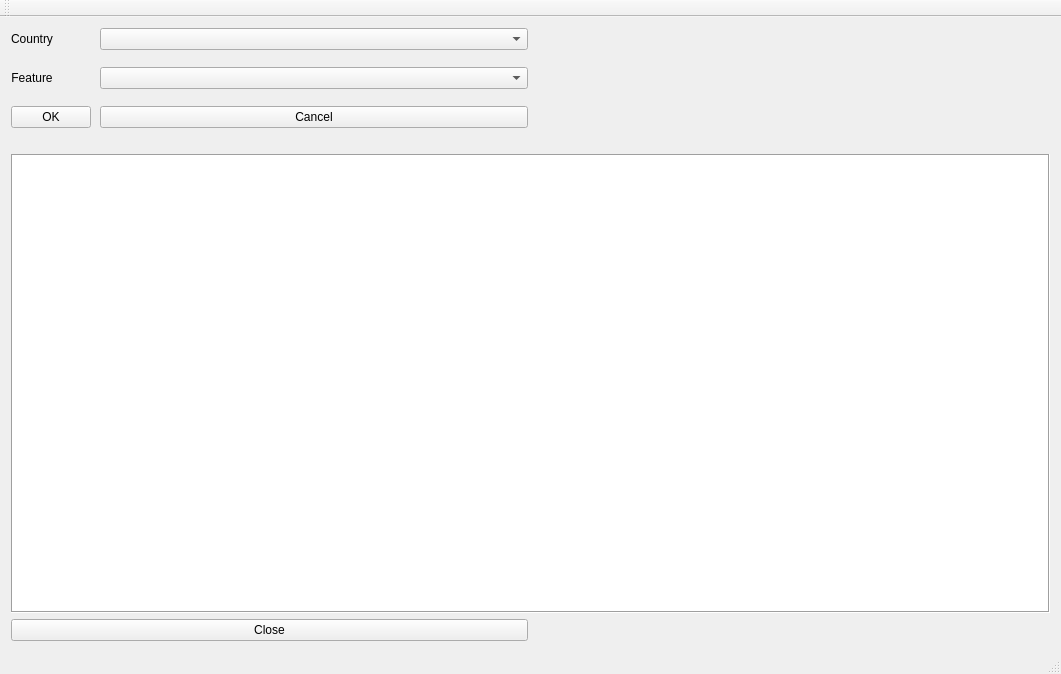
<?xml version="1.0" encoding="UTF-8"?>
<ui version="4.0">
 <class>MainWindow</class>
 <widget class="QMainWindow" name="MainWindow">
  <property name="geometry">
   <rect>
    <x>0</x>
    <y>0</y>
    <width>1061</width>
    <height>674</height>
   </rect>
  </property>
  <property name="windowTitle">
   <string>Wikipedia</string>
  </property>
  <property name="styleSheet">
   <string notr="true"/>
  </property>
  <widget class="QWidget" name="centralWidget">
   <layout class="QGridLayout" name="gridLayout">
    <item row="1" column="0">
     <widget class="QLabel" name="ausgabe_label">
      <property name="text">
       <string/>
      </property>
     </widget>
    </item>
    <item row="1" column="1">
     <widget class="QLabel" name="label_2">
      <property name="text">
       <string/>
      </property>
     </widget>
    </item>
    <item row="2" column="0" colspan="2">
     <widget class="QTextBrowser" name="textBrowser">
      <property name="font">
       <font>
        <pointsize>36</pointsize>
        <weight>75</weight>
        <italic>false</italic>
        <bold>true</bold>
       </font>
      </property>
      <property name="styleSheet">
       <string notr="true"/>
      </property>
      <property name="frameShape">
       <enum>QFrame::Box</enum>
      </property>
      <property name="html">
       <string>&lt;!DOCTYPE HTML PUBLIC &quot;-//W3C//DTD HTML 4.0//EN&quot; &quot;http://www.w3.org/TR/REC-html40/strict.dtd&quot;&gt;
&lt;html&gt;&lt;head&gt;&lt;meta name=&quot;qrichtext&quot; content=&quot;1&quot; /&gt;&lt;style type=&quot;text/css&quot;&gt;
p, li { white-space: pre-wrap; }
&lt;/style&gt;&lt;/head&gt;&lt;body style=&quot; font-family:'MS Shell Dlg 2'; font-size:36pt; font-weight:600; font-style:normal;&quot;&gt;
&lt;p style=&quot;-qt-paragraph-type:empty; margin-top:0px; margin-bottom:0px; margin-left:0px; margin-right:0px; -qt-block-indent:0; text-indent:0px; font-size:7.8pt; font-weight:400;&quot;&gt;&lt;br /&gt;&lt;/p&gt;&lt;/body&gt;&lt;/html&gt;</string>
      </property>
     </widget>
    </item>
    <item row="0" column="0">
     <layout class="QFormLayout" name="formLayout">
      <property name="horizontalSpacing">
       <number>9</number>
      </property>
      <property name="verticalSpacing">
       <number>17</number>
      </property>
      <item row="0" column="0">
       <widget class="QLabel" name="land_label">
        <property name="text">
         <string>Country</string>
        </property>
        <property name="alignment">
         <set>Qt::AlignCenter</set>
        </property>
       </widget>
      </item>
      <item row="0" column="1">
       <widget class="QComboBox" name="land_combo">
        <property name="editable">
         <bool>false</bool>
        </property>
        <property name="currentText">
         <string/>
        </property>
        <property name="maxCount">
         <number>2147483647</number>
        </property>
       </widget>
      </item>
      <item row="1" column="0">
       <widget class="QLabel" name="eigenschaft_label">
        <property name="text">
         <string>Feature</string>
        </property>
        <property name="alignment">
         <set>Qt::AlignCenter</set>
        </property>
       </widget>
      </item>
      <item row="1" column="1">
       <widget class="QComboBox" name="eigenschaft_combo"/>
      </item>
      <item row="2" column="0">
       <widget class="QPushButton" name="ok">
        <property name="text">
         <string>OK</string>
        </property>
       </widget>
      </item>
      <item row="2" column="1">
       <widget class="QPushButton" name="abbr">
        <property name="text">
         <string>Cancel</string>
        </property>
       </widget>
      </item>
     </layout>
    </item>
    <item row="3" column="0">
     <widget class="QPushButton" name="close_button">
      <property name="styleSheet">
       <string notr="true"/>
      </property>
      <property name="text">
       <string>Close</string>
      </property>
     </widget>
    </item>
   </layout>
  </widget>
  <widget class="QMenuBar" name="menuBar">
   <property name="geometry">
    <rect>
     <x>0</x>
     <y>0</y>
     <width>1061</width>
     <height>26</height>
    </rect>
   </property>
  </widget>
  <widget class="QToolBar" name="mainToolBar">
   <attribute name="toolBarArea">
    <enum>TopToolBarArea</enum>
   </attribute>
   <attribute name="toolBarBreak">
    <bool>false</bool>
   </attribute>
  </widget>
  <widget class="QStatusBar" name="statusBar"/>
 </widget>
 <layoutdefault spacing="6" margin="11"/>
 <resources/>
 <connections/>
</ui>
